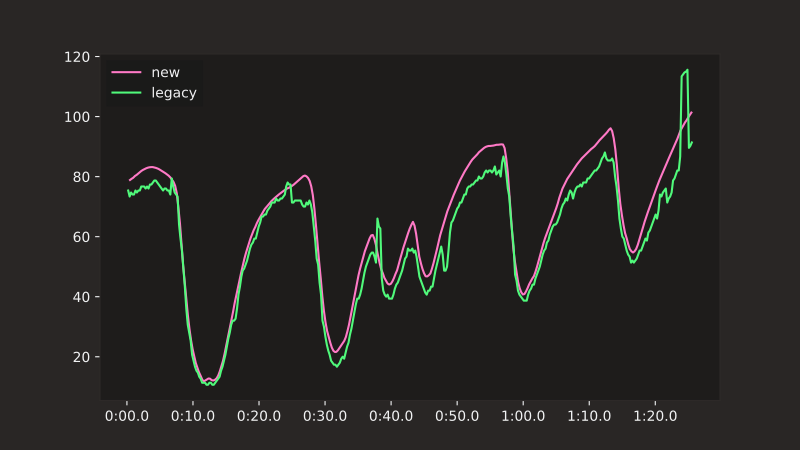

Write the Python code that produced this figure.
import fastf1
import fastf1.plotting
import numpy as np
import matplotlib.pyplot as plt

fastf1.plotting.setup_mpl()
# fastf1.Cache.enable_cache("path/to/cache")

session = fastf1.get_session(2020, 'Italy', 'R')
laps = session.load_laps(with_telemetry=True)

DRIVER = 'VER'  # which driver; need to specify number and abbreviation
DRIVER_NUMBER = '33'
LAP_N = 10  # which lap number to plot

drv_laps = laps.pick_driver(DRIVER)
drv_lap = drv_laps[(drv_laps['LapNumber'] == LAP_N)]  # select the lap

# create a matplotlib figure
fig = plt.figure()
ax = fig.add_subplot()

# ############### new
df_new = drv_lap.get_car_data().add_driver_ahead()
ax.plot(df_new['Time'], df_new['DistanceToDriverAhead'], label='new')

# ############### legacy
df_legacy = fastf1.legacy.inject_driver_ahead(session)[DRIVER_NUMBER].slice_by_lap(drv_lap)
ax.plot(df_legacy['Time'], df_legacy['DistanceToDriverAhead'], label='legacy')

plt.legend()
plt.show()
